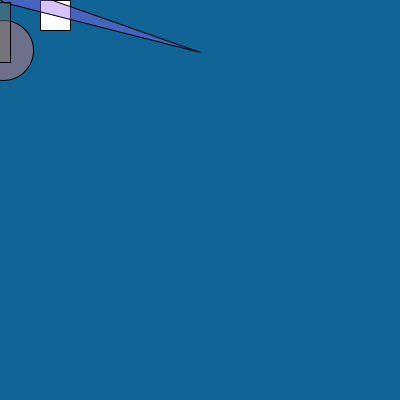
Frame 1 (no input)
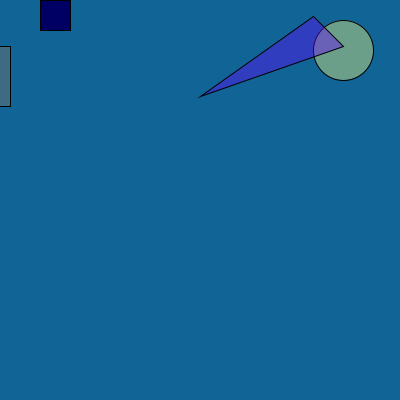
Frame 60 (the mouse pressed at the canvas centre just before this capture)
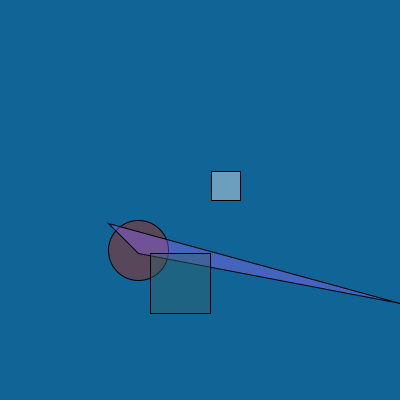
Frame 120 (the mouse held since frame 60 and released just before this capture)

The Processing sketch that drew these frames (run headless with seeded random() and noise(); from frame 60 on, the mouse is pressed at the canvas centre):

// Processing sketch: processing_99638
// ── processing_99638.pde

//declaraciÛn de variables eje
int size = 30;
float xpos = 0;
float ypos = 0;
float x1pos = 0;
float y1pos = 0;
float x2pos = 0;
float y2pos = 0;
float x3pos = 0;
float y3pos = 0;
//variables de direcciÛn
int xdirection = 1;
int ydirection = 1;
int x1direction = 1;
int y1direction = 1;
int x2direction = 1;
int y2direction = 1;
int x3direction = 1;
int y3direction = 1;
//variables de velocidad
float xspeed = 3.4;
float yspeed = 2.6;
float x1speed = 6.8;
float y1speed = 8;
float x2speed = 6.5;
float y2speed = 1.0;
float x3speed = 2.6;
float y3speed = 2.4;
void setup()
{
  size (400,400);
  frameRate(12);//web fps
  //posiciÛn inicial de las variables
  xpos = xpos;
  ypos = ypos;
  x1pos = x1pos;
  y1pos = y1pos;
  x2pos = x2pos;
  y2pos = y2pos;
  x3pos = x3pos;
  y3pos = y3pos;
}
void draw()
{
  background(020,100,150);
  xpos = xpos + ( xspeed * xdirection );
  ypos = ypos + ( yspeed * ydirection );  
  x1pos = x1pos +( x1speed * x1direction );
  y1pos = y1pos + ( y1speed * y1direction );
  x2pos = x2pos + ( x2speed * x2direction );
  y2pos = y2pos + ( y2speed * y2direction );
  x3pos = x3pos + ( x3speed * x3direction );
  y3pos = y3pos + ( y3speed * ydirection );
  //condicionales de regreso
  if (xpos > 395 || xpos < 0){
    xdirection *= -1;
  }
  if (ypos >= 400 || ypos < 0){
    ydirection *= -1;
  }
  if (x1pos > 400 || x1pos < 0){
    x1direction*= -1;
  }
  if (y1pos >= 400 || y1pos < 0){
    y1direction *= -1;
  }
  if (x2pos > 400 || x2pos < 0){
    x2direction *= -1;
  }
  if (y2pos > 400 || y2pos < 0){
    y2direction *= -1;   
  }
  if (x3pos > 400 || x3pos < 0){
    x3direction *= -1;
  }
  if (y3pos >  400 || y3pos < 0){
    y3direction *= -1;
  }
  //figuras
  rect(mouseX + 40,mouseY,size,size);
  if ((xpos < 133)&&(xpos > 0)){
    xspeed = 5 ; //velocidad de este segmento
    fill(280,130,120,100); //color de la figura en este segmento
  }
  if ((xpos < 250)&&(xpos > 130)){
    xspeed = 5;
    fill(200,030,0,100);
  }
  if ((xpos > 250)&&(xpos < 400)){
    xspeed = xspeed + 1;
    fill(250,250,120,100);
  }
  ellipse(xpos,mouseY+50,60,60);
  if ((x1pos < 133)&&(x1pos > 0)){
    x1speed = 1;
    fill(150,100,250,100);
  }
  if ((x1pos < 266) && (x1pos > 133)){
    x1speed = x1speed +1;
    fill(050,070,0,100);
  }
  if ((xpos > 266)&&(xpos < 400)){
    x1speed = x1speed +2;
    fill(100,0,280,100);
  }
  triangle(xpos,ypos,xpos-30,ypos-30,mouseX+200,ypos+50);
  if ((ypos <=200) && (ypos >=0)) {
    yspeed = 0.75;
    fill(120,100,200,100);
  }
  if ((y1pos <=200) && (y1pos >=0)) {
    y1speed = 1;
    fill(130,120,100,100);
  }
  if ((ypos >= 200) && (ypos <=height)){
    yspeed = 8;
    fill(200,020,100,100);
  }
  if ((y1pos >= 200) && (y1pos <= height)){
    y1speed = 3;
    fill(50,100,100,100);
  }
  rect (mouseX-50,ypos,60,60);
  xspeed = 20; 
  if ((y3pos<=200) && (y3pos>=0)) {
    y3speed= 1;
    fill(100,120,250,100);
  }
  if ((y3pos>= 200) && (y3pos<=height)){
    y3speed= 1.25;
    fill (100,100,050,100); 
  }
  if ((y3pos >= 200) && (y3pos <= height)){
    y3speed = 7.6;
    fill(150,200,100,100);
  }
  if (mousePressed) {

    xspeed = xspeed +5;
    yspeed = yspeed +14;
    x1speed = x1speed +7.5;
    y1speed = y1speed+14;
    x2speed = y2speed +4.5;
    y2speed = y2speed +20;
   size = size-1;
   fill(250,250,250,100);
  } 
  else {
    x1speed = x1speed;
    fill(0,0,100);
  
  }
}
